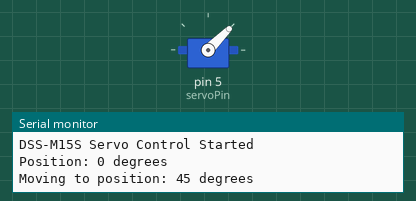
Recording of a sketch running on a simulated Arduino Uno, built with avr-gcc and run on an emulated ATmega328P. Shown: servo, the last lines printed to the serial monitor.

Above: at 1.05 s.
At 3.5 s:
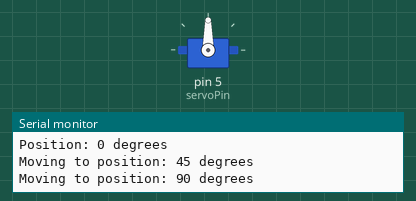
At 6.0 s:
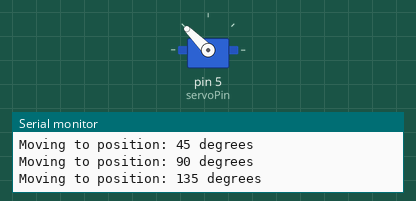
At 11.0 s:
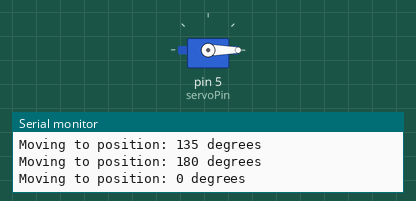
Timing chart, 0 to 14.0 s (numbered marks = the images above):
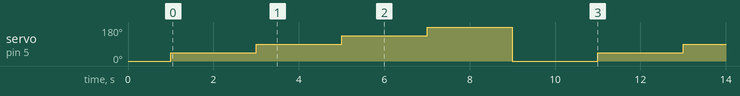

Measured:
- by itself, servo on pin 5 (servoPin): repeats every 10.0 s: 90° 2.0 s, 135° 2.0 s, 180° 2.0 s, 0° 2.0 s, 45° 2.0 s

The sketch:

ServoTestCode.ino
```cpp
/*
 * DSS-M15S Servo Motor Control - 45 Degree Increments
 *
 * This sketch controls a DSS-M15S servo motor to rotate in 45-degree increments.
 * The servo will cycle through positions: 0°, 45°, 90°, 135°, 180°
 */

#include <Servo.h>

Servo myServo;  // Create servo object
const int servoPin = 5;  // Pin connected to servo signal wire
// Array of positions in 45-degree increments
const int positions[] = {0, 45, 90, 135, 180};
const int numPositions = 5;
int currentPosition = 0;

void setup() {
  Serial.begin(9600);
  myServo.attach(servoPin);  // Attach servo to pin 9

  // Move to initial position
  myServo.write(positions[0]);
  Serial.println("DSS-M15S Servo Control Started");
  Serial.println("Position: 0 degrees");

  delay(1000);  // Wait for servo to reach position
}

void loop() {
  // Cycle through each position
  currentPosition = (currentPosition + 1) % numPositions;

  int angle = positions[currentPosition];
  myServo.write(angle);

  Serial.print("Moving to position: ");
  Serial.print(angle);
  Serial.println(" degrees");

  delay(2000);  // Wait 2 seconds between movements
}
```
